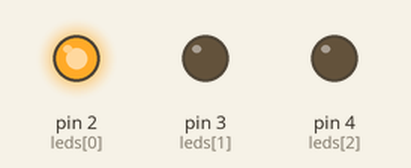
The sketch below on a simulated Arduino Uno, built with avr-gcc and run on an emulated ATmega328P. Shown: output pins drawn as LEDs (lit = HIGH).

Above: at 0.2 s.
At 0.7 s:
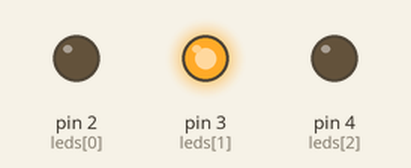
At 2.7 s:
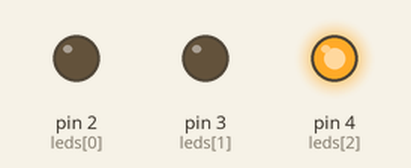
Timing chart, 0 to 3.5 s (numbered marks = the images above):
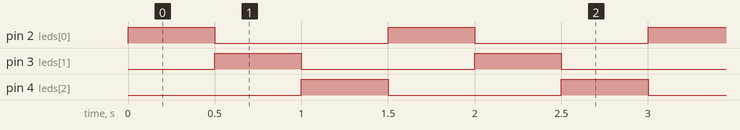

The sketch:

led_blink_advanced.ino
```cpp
int leds[] = {2, 3, 4}; //isi array sesuai pin yang digunakan

void setup() {
  for (int i = 0;i < 3; i++) { //ganti "3" menjadi jumlah led (jumlah - 1)
    pinMode(leds[i], OUTPUT);
  }
}

void loop() {
  for (int i = 0; i < 3; i++) {
    for (int j = 0; j < 3; j++) {
      digitalWrite(leds[j], LOW);
    }
    digitalWrite(leds[i], HIGH);
    delay(500);
  }
}
```

Measured:
- by itself, pin 2 (leds[0]), pin 3 (leds[1]), pin 4 (leds[2]): alternates HIGH for 0.50 s and LOW for 1.0 s
- by itself, everything shown: repeats every 1.5 s, in 3 steps
